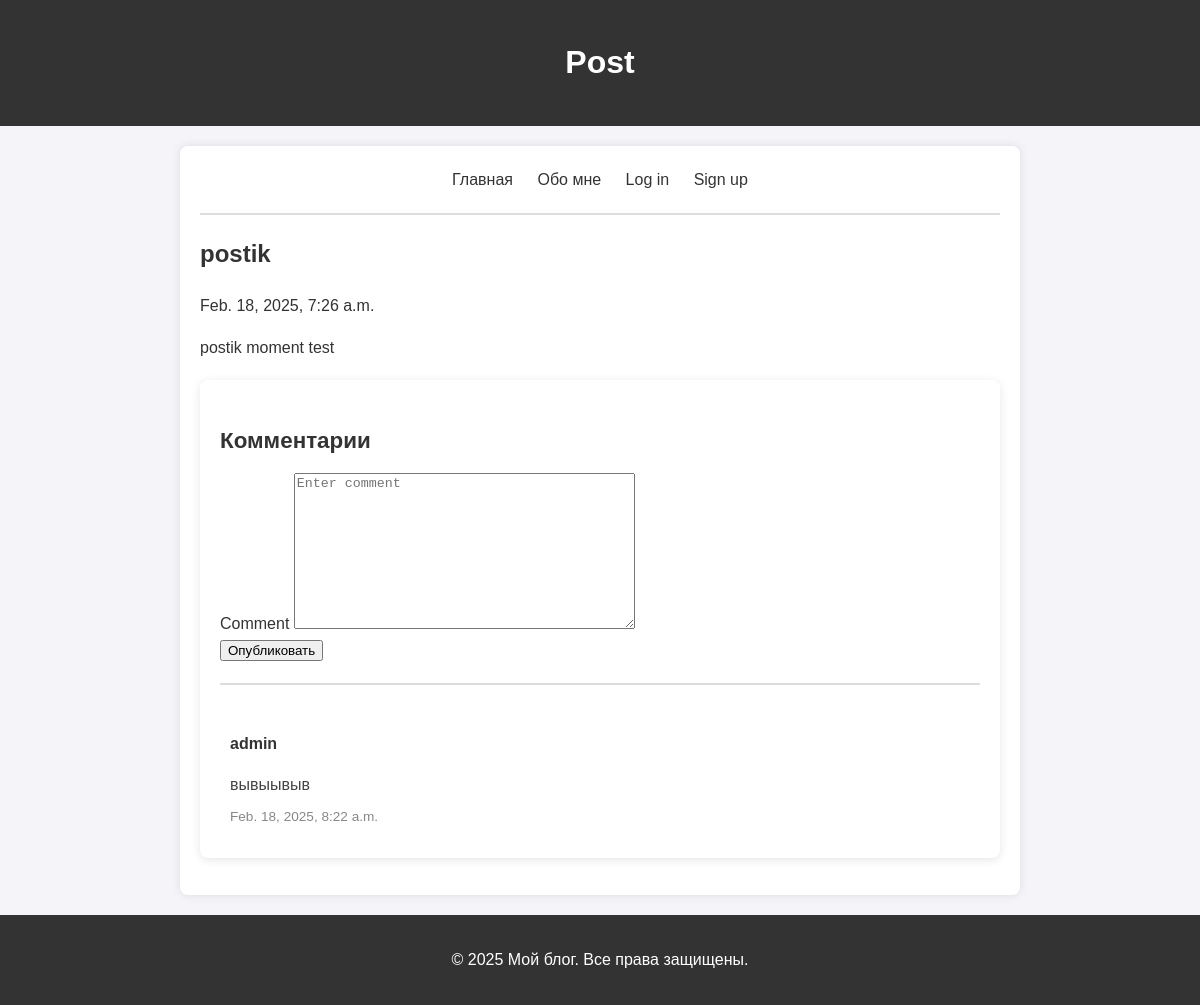
The page /posts/postik/ on the database as committed earlier.
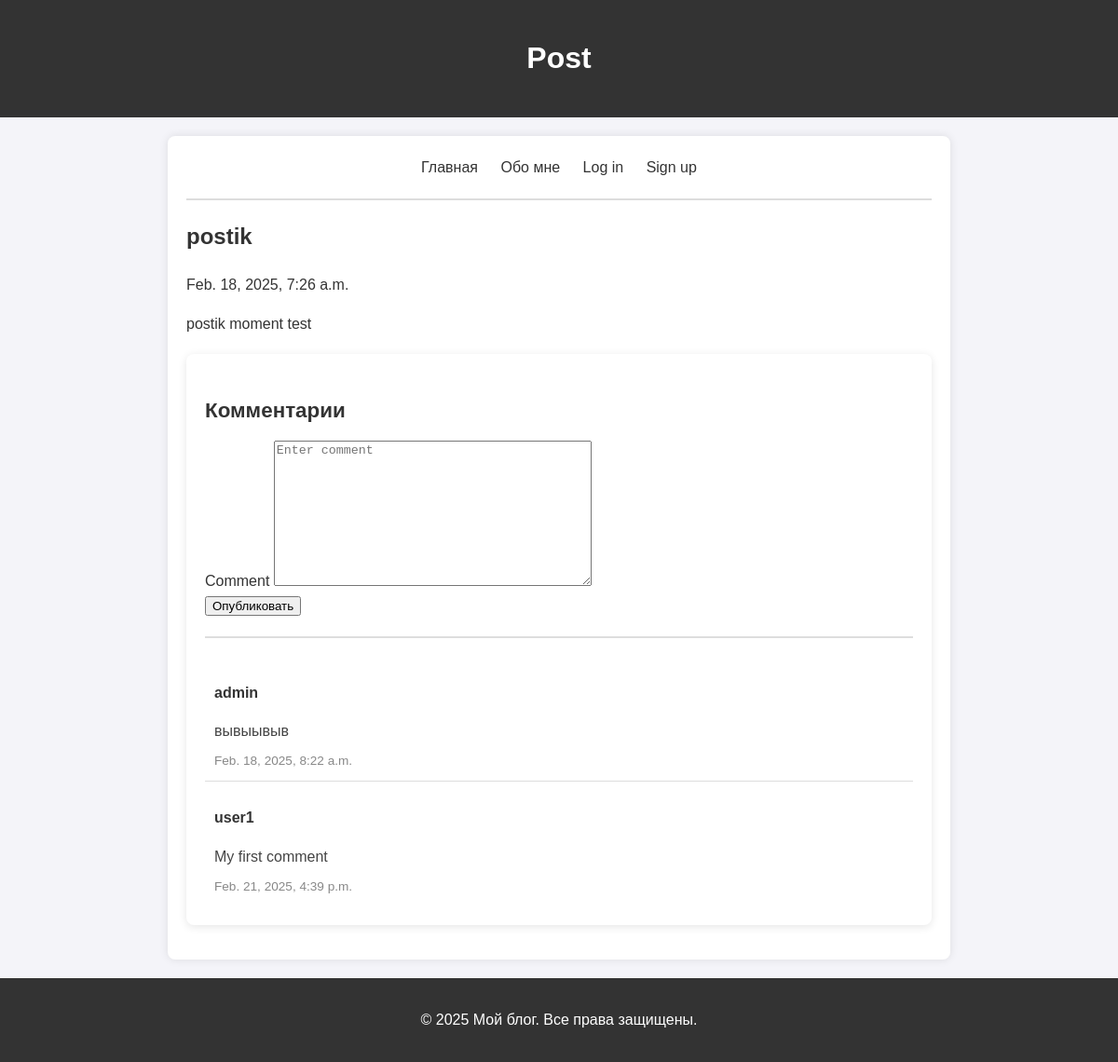
The same page on the database as committed later.
### post_app/models.py (models this page shows, shortened)
class Post(models.Model):
    id = models.IntegerField(auto_created=True, primary_key=True)
    title = models.CharField(max_length=150, unique=True)
    content = models.TextField()
    created_at = models.DateTimeField(auto_now_add=True)

class Comments(models.Model):
    post = models.ForeignKey(Post, on_delete=models.CASCADE)
    user = models.CharField(max_length=150)
    content = models.TextField()
    created_at = models.DateTimeField(auto_now_add=True)

### post_app/views.py (the view)
# urls.py: path('<str:title>/', post, name='post_page'),
def post(request, title):
    post = Post.objects.get(title=title)
    form = CreateCommentForm()
    if request.method == "POST":
        form = CreateCommentForm(data=request.POST)
        if form.is_valid():
            username = request.user.username
            content = form.cleaned_data["content"]
            Comments.objects.create(user=username, post=post, content=content)
            return HttpResponseRedirect(request.META["HTTP_REFERER"])
    else:
        form = CreateCommentForm()
    comments = Comments.objects.filter(post=post)
    context = {"title": "Post",
               "post": post,
               "comments": comments,
               "form": form}
    return render(request, 'post.html', context)

### post_app/forms.py
class CreateCommentForm(forms.ModelForm):
    content = forms.CharField(widget=forms.Textarea(attrs={"id":"content", "placeholder":"Enter comment"}))
    class Meta:
        model = Comments
        fields = ["content"]

### post_app/templates/post_app/post.html
{% extends 'post_app/base.html' %}
{% load static %}
{% block css %}
<link rel="stylesheet" href="{% static 'styles/style.css' %}">
<link rel="stylesheet" href="{% static 'styles/comments.css' %}">
{% endblock %}
{% block content %}
<article>
    <h2>{{ post.title }}</h2>
    <p>{{ post.created_at }}</p>
    <p>{{ post.content }}</p>
    {% include 'post_app/comments.html' %}
</article>
{% endblock %}

### post_app/templates/post_app/base.html (shortened to what this page needs)
{% load static %}
<!DOCTYPE html>
<html lang="ru">
<head>
    {% block css %}
    {% endblock %}
</head>
<body>
    <header>
        <h1>{{ title }}</h1>
    </header>
    <div class="container">
        <nav>
            <a class="nav-link" href="{% url 'index' %}">Главная</a>
            <a class="nav-link" href="{% url 'about' %}">Обо мне</a>
            {% if user.is_authenticated %}
            <a class="nav-link" href="{% url 'user:profile' %}">Profile</a>
            {% else %}
            <a class="nav-link" href="{% url 'user:login' %}">Log in</a>
            <a class="nav-link" href="{% url 'user:signup' %}">Sign up</a>
            {% endif %}
        </nav>
        <hr class="nav-divider">
        {% block content %}
        {% endblock %}
    </div>
<footer>
    <p>&copy; 2025 Мой блог. Все права защищены.</p>
</footer>
</body>
</html>

### post_app/templates/post_app/comments.html (shortened to what this page needs)
<div class="comments-section">
    <h3>Комментарии</h3>
    <form method="POST" enctype="multipart/form-data" class="post-form">
        <div class="form-group">
            <label for="{{ form.content.id_for_label }}">Comment</label>
            {{ form.content }}
        </div>
        <button type="submit" class="btn">Опубликовать</button>
    </form>
    <hr class="nav-divider">
    <div class="comments-list">
        {% if comments %}
            {% for comment in comments %}
                <div class="comment">
                    <p class="comment-author">{{ comment.user }}</p>
                    <p class="comment-text">{{ comment.content }}</p>
                    <span class="comment-date">{{ comment.created_at }}</span>
                </div>
            {% endfor %}
        {% else %}
            <p>Комментариев пока нет</p>
        {% endif %}
    </div>
</div>

### static/styles/style.css (style rules this page uses)
body { font-family: Arial, sans-serif; line-height: 1.6; margin: 0; padding: 0; background-color: #f4f4f9; color: #333; }
header { background: #333; color: #fff; padding: 1rem 0; text-align: center; }
nav { margin: 1rem 0; text-align: center; }
nav a { color: #333; text-decoration: none; margin: 0 10px; }
.nav-divider { border: 0; height: 2px; background: #ddd; margin: 20px 0; }
.container { max-width: 800px; margin: 20px auto; padding: 5px 20px; background: #fff; border-radius: 8px; box-shadow: 0 0 10px rgba(0, 0, 0, 0.1); }
article { margin-bottom: 2rem; }
article h2 { margin-top: 0; color: #333; }
article p { text-align: justify; }
footer { text-align: center; padding: 1rem 0; background: #333; color: #fff; }

### static/styles/comments.css (style rules this page uses)
.comments-section { max-width: 800px; margin: 20px auto; padding: 20px; background: #fff; border-radius: 8px; box-shadow: 0 2px 10px rgba(0, 0, 0, 0.1); }
.comments-section h3 { margin-bottom: 15px; font-size: 1.4rem; color: #333; }
.comments-list { margin-top: 10px; }
.comment { padding: 10px; border-bottom: 1px solid #ddd; }
.comment:last-child { border-bottom: none; }
.comment-author { font-weight: bold; color: #333; }
.comment-text { margin: 5px 0; font-size: 1rem; color: #444; }
.comment-date { font-size: 0.85rem; color: #888; }

Rows that differ between the two databases and show on the page:
added Comments: user "user1", content "My first comment", created_at "Feb. 21, 2025, 4:39 p.m."
